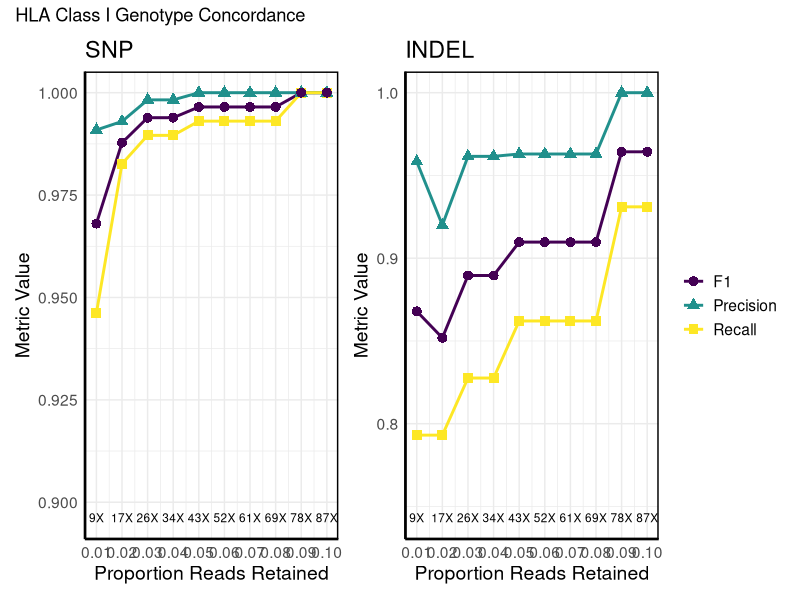
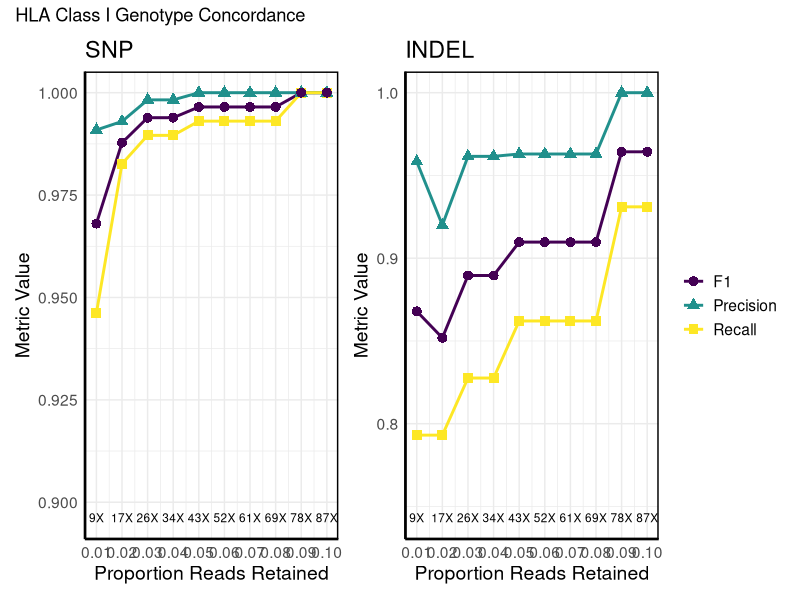
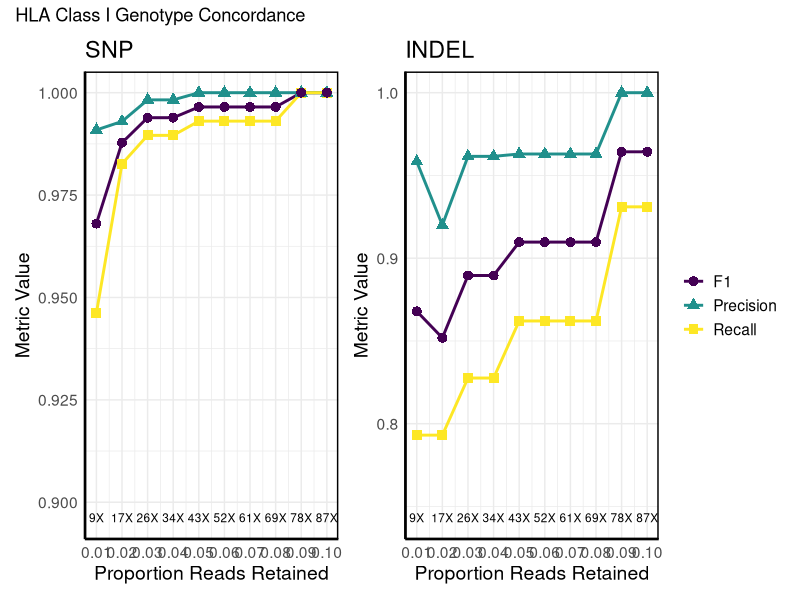

These figures' R source, in order:
library(ggplot2)
library(viridis)
library(dplyr)
library(patchwork)  # Load patchwork for side-by-side plots

setwd("/Users/matt/Documents/GitHub/mhc/scripts/visualizations/downsample/")

# Load the CSV file
data <- read.csv("downsample_concordance.csv")

# Function to create the plot for a given variant type
plot_variant <- function(variant_to_plot, show_legend = TRUE) {
  # Filter data for the selected Variant
  filtered_data <- subset(data, Variant == variant_to_plot)
  
  # Get unique Proportion-Depth pairs for annotation
  depth_labels <- filtered_data %>%
    group_by(Proportion) %>%
    summarise(Depth = round(unique(Depth)))  # ✅ Round Depth to nearest integer
  
  # Generate the plot
  p <- ggplot(filtered_data, aes(x = Proportion, y = Value, color = Metric, shape = Metric, group = Metric)) +
    geom_line(size = 1) +
    geom_point(size = 3) +
    scale_color_viridis_d(option = "viridis") +  
    scale_x_continuous(breaks = seq(0.01, 0.1, 0.01)) +  # ✅ Set x-axis from 0.01 to 0.1 with step 0.01
    theme_minimal() +
    labs(y = "Metric Value", x = "Proportion Reads Retained", title = variant_to_plot) +
    
    # ✅ Add Depth annotations below x-axis (rounded)
    geom_text(data = depth_labels, aes(x = Proportion, y = min(filtered_data$Value) - 0.05, 
                                       label = paste0(Depth, "X")), 
              color = "black", size = 3, vjust = 0.5, inherit.aes = FALSE) +
    
    theme(
      legend.position = ifelse(show_legend, "right", "none"),  # ✅ Hide legend for SNP panel
      legend.title = element_blank(),
      text = element_text(size = 14),
      
      # Add axis lines
      panel.border = element_rect(color = "black", fill = NA, size = 1),
      axis.line = element_line(color = "black", size = 0.8)
    )
  
  return(p)
}

# Create plots for SNP and INDEL (Hide legend for SNP to avoid redundancy)
plot_snp <- plot_variant("SNP", show_legend = FALSE)
plot_indel <- plot_variant("INDEL", show_legend = TRUE)

# Combine them side by side with patchwork & ADD OVERALL TITLE
final_plot <- (plot_snp + plot_indel) + 
  plot_annotation(title = "HLA Class I Genotype Concordance")

# Display the final combined plot
print(final_plot)


ggsave(filename = "downsample.pdf", plot = final_plot)
ggsave(filename = "downsample.png", plot = final_plot)


